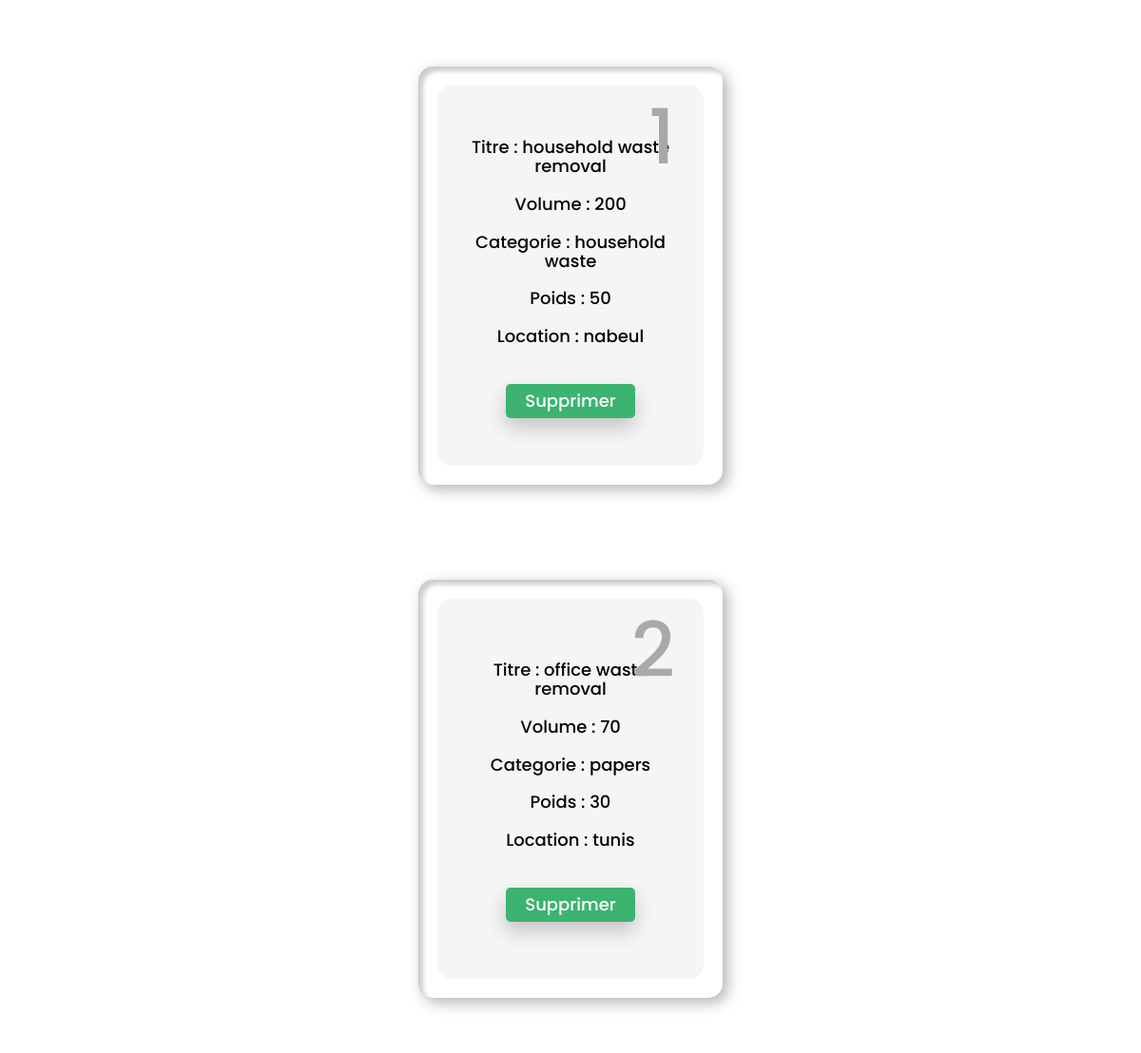
Page /forms/listedepot.php on the committed database.
### tables this page shows
CREATE TABLE IF NOT EXISTS `waste` (
  `id` int(11) NOT NULL,
  `title` varchar(50) NOT NULL,
  `volume` int(11) NOT NULL,
  `categorie` varchar(50) NOT NULL,
  `poids` int(11) NOT NULL,
  `location` varchar(50) NOT NULL
);

### forms/listedepot.php (the view, shortened to what this page needs)
<?php
$servername = "localhost";
$username = "root";
$password = "";
$dbname = "greenproject";
$conn = mysqli_connect($servername, $username, $password, $dbname);
?>
<!DOCTYPE html>
<html lang="en">
<head>
    <link rel="stylesheet" href="https://maxcdn.bootstrapcdn.com/bootstrap/3.3.7/css/bootstrap.min.css">
</head>
<body>
    <table>
    <tbody>
    <?php
    $sql = "SELECT * FROM waste";
    $result = mysqli_query($conn, $sql);
    if (mysqli_num_rows($result) > 0)
    {
      while($row = mysqli_fetch_assoc($result)) {
      echo '<div class="container">' . '
        <div class="card">' . '
          <div class="box">' . '
            <div class="content">
              <h2>  '.$row["id"].'</h2>
              <h3> Titre :  ' .$row["title"].'</h3>
              <h3> Volume :  ' .$row["volume"].'<h3>
              <h3> Categorie : ' .$row["categorie"].'<h3>
             <h3>Poids :  ' .$row["poids"].'<h3>
            <h3> Location :  ' .$row["location"].'<h3>
            <a href="../functions/suppd.php?dd='.$row["id"].'">Supprimer</a>
            </div>
          </div>
        </div>';
      }
    } else {
      echo "0 results";
    }
    ?>
    </tbody>
    </table>
</body>
</html>

### forms/listedepot.php (style rules this page uses)
* { margin: 0; padding: 0; box-sizing: border-box; font-family: "Poppins", sans-serif; }
body { display: flex; justify-content: center; align-items: center; flex-wrap: wrap; min-height: 100vh; background:white; }
body .container { display: flex; justify-content: center; align-items: center; flex-wrap: wrap; max-width: 1200px; margin: 40px 0; }
body .container .card { position: relative; min-width: 320px; height: 440px; box-shadow: inset 5px 5px 5px rgba(0, 0, 0, 0.2), inset -5px -5px 15px rgba(255, 255, 255, 0.1), 5px 5px 15px rgba(0, 0, 0, 0.3), -5px -5px 15px rgba(255, 255, 255, 0.1); border-radius: 15px; margin: 30px; transition: 0.5s; }
body .container .card:nth-child(1) .box .content a { background: #3CB371; }
body .container .card .box { position: absolute; top: 20px; left: 20px; right: 20px; bottom: 20px; background: #F5F5F5 ; border-radius: 15px; display: flex; justify-content: center; align-items: center; overflow: hidden; transition: 0.5s; }
body .container .card .box:before { content: ""; position: absolute; top: 0; left: 0; width: 50%; height: 100%; background: rgba(255, 255, 255, 0.03); }
body .container .card .box .content { padding: 20px; text-align: center; }
body .container .card .box .content h2 { position: absolute; top: -10px; right: 30px; font-size: 8rem; color: #A9A9A9 ; }
body .container .card .box .content h3 { font-size: 1.8rem; color: black; z-index: 1; transition: 0.5s; margin-bottom: 15px; }
body .container .card .box .content a { position: relative; display: inline-block; padding: 8px 20px; background: #556B2F; border-radius: 5px; text-decoration: none; color: white; margin-top: 20px; box-shadow: 0 10px 20px rgba(0, 0, 0, 0.2); transition: 0.5s; }

### rows in the picture
waste: id "1", title "household waste removal", volume "200", categorie "household waste", poids "50", location "nabeul"
waste: id "2", title "office waste removal", volume "70", categorie "papers", poids "30", location "tunis"
